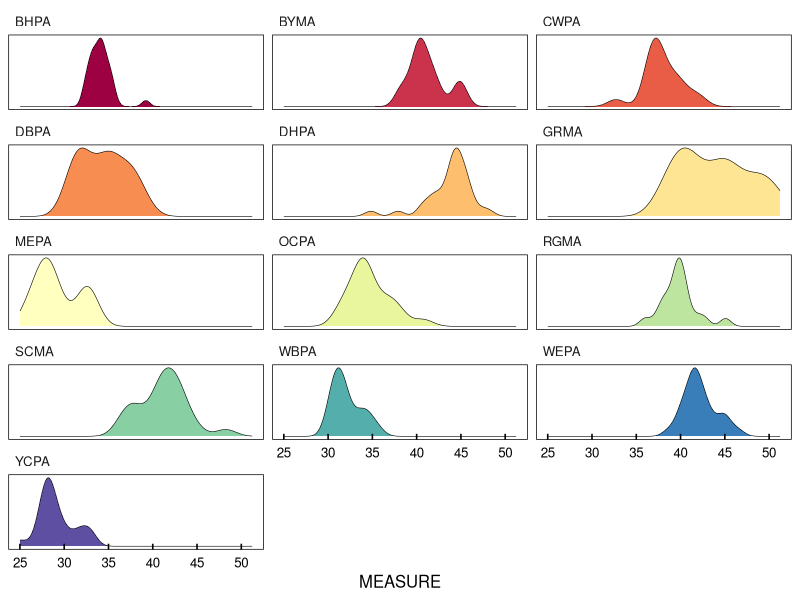
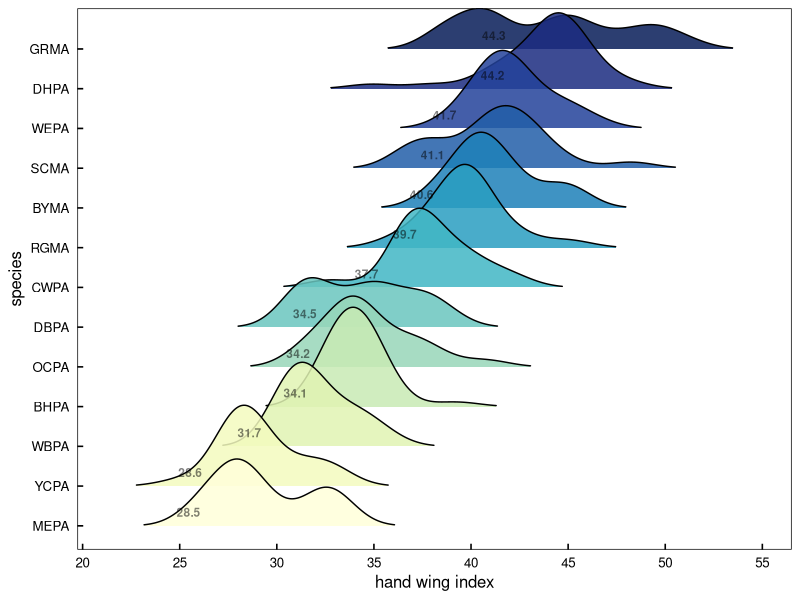
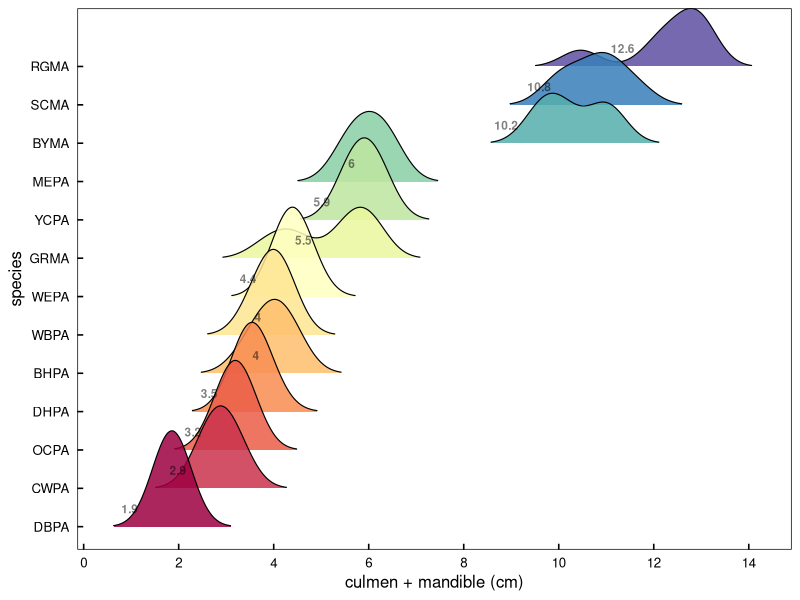
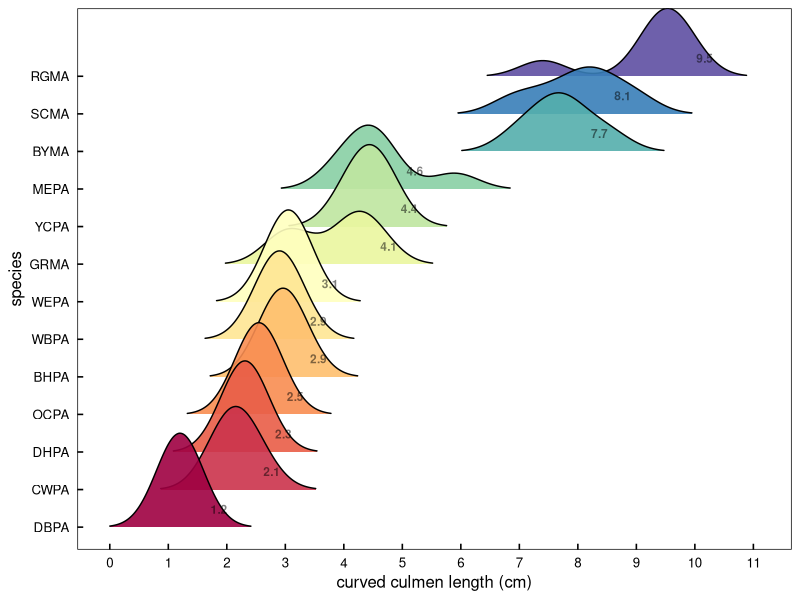
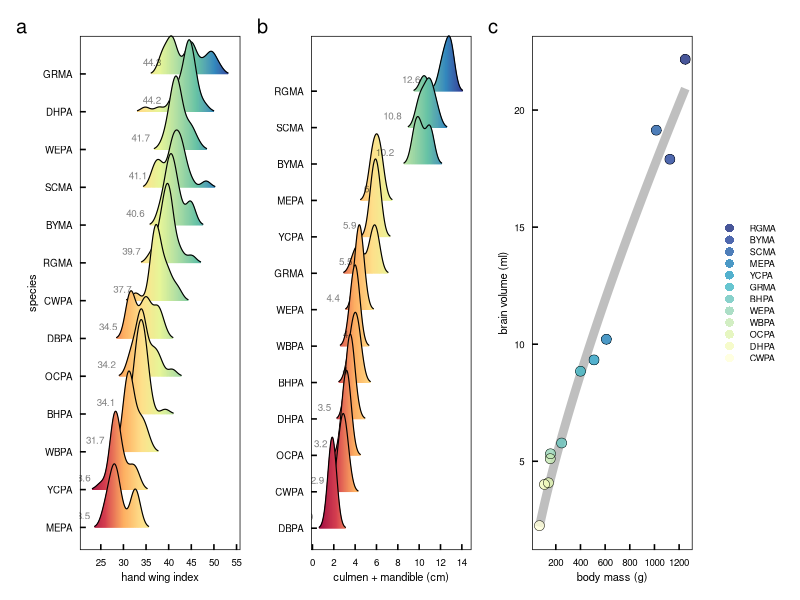

R code for these plots, in order:
#### this script is exploring the morphometric data 
#### from parrots, macaws, and parakeets measured in museums
#### interested in factors contributing to social roles and hierarchies
#### then some basic dataviz


library(ggplot2)      # plotting and viz
library(plyr)         # legacy df manipulation
library(dplyr)        # variable grouping and manipulation
library(reshape)      # legacy df manipulation
library(data.table)   # legacy functions on df 
library(tidyr)        # gathering and spreading
library(zoo)          # roll mean
library(ggthemes)     # helpful ggplot themes
library(forcats)
library(scales)
library(RColorBrewer) # pretty colors
library(ggridges)
library(colorspace)
library(patchwork)


# my custom ggplot theme
themeKV <- theme_few()+
  theme(strip.background = element_blank(),
        axis.line = element_blank(),
        axis.text.x = element_text(colour = "black", margin = margin(0.2, unit = "cm")),
        axis.text.y = element_text(colour = "black", margin = margin(c(1, 0.2), unit = "cm")),
        axis.ticks.x = element_line(colour = "black"), axis.ticks.y = element_line(colour = "black"),
        axis.ticks.length=unit(-0.15, "cm"),element_line(colour = "black", linewidth=.25),
        panel.border = element_rect(colour = "black", fill=NA, linewidth=.5),
        legend.title=element_blank(),
        strip.text=element_text(hjust=0))


#### read in beak and wing morph data
# setwd("/Users/kylevanhoutan/colpa_flock/")
morphs <- read.csv('data/museo_morphs.csv')

#### subset full data set for just wing data 
# focusing here on dispersal ability, so pulling "wing_Hwi" 
# wing_Hwi = hand wing index from Claramunt & Wright 2017, https://doi.org/10.1201/9781315120454
morph_HWi <- subset(morphs, MORPH == "wing_Hwi")
morph_HWi <- morph_HWi[!(morph_HWi$CODE == ""), ]  # remove blank entries in species CODE, for congeners that haven't been rescaled and assigned a CODE

# make a density plot, facet by species CODE
colourCount = length(unique(morph_HWi$CODE)) # but first expand the 11 brewer palette categories
getPalette = colorRampPalette(brewer.pal(11, "Spectral")) # interpolate colors to fit the 13 parrot species
Spectral13 <- getPalette(colourCount) # 13 color Spectral palette 

#make in another Brewer palette too
getPalette = colorRampPalette(brewer.pal(9, "YlGnBu")) # interpolate different color palette
Spectral13v2 <- getPalette(colourCount) # 13 color Spectral palette 


# then make the plot and call in the expanded Brewer pal
ggplot(morph_HWi, aes(x = MEASURE, fill = CODE)) + 
  themeKV + theme(legend.position = "none") +
  scale_fill_manual(values = Spectral13) +
  #  scale_fill_brewer(palette = "Spectral") +
  theme(axis.text.y = element_blank(),
        axis.title.y = element_blank(),
        axis.ticks.y = element_blank()) +
    geom_density(size = 0.2) +
  facet_wrap(~CODE, ncol=3, scales = "free_y") +
  scale_x_continuous(breaks = seq(20, 50, by = 5))

# same data, but using ridgeline plot w/o faceting
# again use above expanded Brewer palette
ggplot(morph_HWi, aes(x = MEASURE, y = fct_reorder(CODE,MEASURE), fill = fct_reorder(CODE,MEASURE))) + 
# both y and fill are reordered by CODE's median value of MEASURE 
  themeKV + theme(legend.position = "none") +
  scale_fill_manual(values = getPalette(colourCount)) +
  geom_density_ridges(scale = 2.5, alpha = 0.85, size = 0.2, rel_min_height = 0.01, bandwidth = 1.2) +
  stat_summary(geom = "text", fontface = "bold", alpha = 0.5, size = 3, vjust = -1, hjust = 3,
               fun = "median", aes(label = round(after_stat(x), 1))) +
  scale_x_continuous(breaks = seq(20, 60, by = 5)) + 
  xlab("hand wing index") + ylab("species")


# same data, but ridgeline plot continuous x axis fill 
p1 <- ggplot(morph_HWi, aes(x = MEASURE, y = fct_reorder(CODE,MEASURE), fill = after_stat(x))) + 
  # just y is reordered by CODE's median value of MEASURE of HWi 
  themeKV + theme(legend.position = "none",
                  axis.text.x = element_text(size = 7),
                  axis.title.x = element_text(size = 8),
                  axis.text.y = element_text(size = 7),
                  axis.title.y = element_text(size = 8),) +
  geom_density_ridges_gradient(linewidth = 0.4,
                               scale = 2.5, 
                               alpha = 0.2, 
                               rel_min_height = 0.01, bandwidth = 1) +
  scale_fill_gradientn(colours = c("#9e0142", "#d53e4f",  "#fdae61", "#fee08b", "#e6f598", "#abdda4", "#66c2a5", "#3288bd", "#313695")) +
  # more detail at https://ggplot2.tidyverse.org/reference/scale_gradient.html
  # also here https://r-graphics.org/recipe-colors-palette-continuous
  stat_summary(geom = "text", alpha = 0.5, size = 2.5, vjust = -1, hjust = 2.5,
               fun = "median", aes(label = round(after_stat(x), 1))) +
  scale_x_continuous(breaks = seq(25, 55, by = 5)) + 
  xlab("hand wing index") + 
  ylab("species")

# the distiller command doesn't work well here as it melds only 7 discrete colors 
# from an existing palette, like viridis or brewer
# see documentation here https://cran.r-project.org/web/packages/ggplot2/ggplot2.pdf


#### subset full data set for beak data
# focusing here on beak as a weapon, so want size
# pulling "culm_mand_SL" 
# culm_mand_SL = cumulative straight length of culmen and mandible in cm
morph_CMs <- subset(morphs, MORPH == "culm_mand_SL")
morph_CMs <- morph_CMs[!(morph_CMs$CODE == ""), ]  # remove blank entries in species CODE, for congeners that haven't been rescaled and assigned a CODE


colourCount = length(unique(morph_CMs$CODE))
getPalette = colorRampPalette(brewer.pal(11, "Spectral"))

# make ridgeline/joy plot of beak size
ggplot(morph_CMs, aes(x = MEASURE, y = fct_reorder(CODE,MEASURE), fill = fct_reorder(CODE,MEASURE))) + 
  # both y and fill are reordered by CODE's median value of MEASURE 
  themeKV + theme(legend.position = "none") +
  scale_fill_manual(values = getPalette(colourCount)) +
  geom_density_ridges(scale = 2.5, alpha = 0.85, linewidth = 0.4, rel_min_height = 0.01, bandwidth = 0.4) +
  stat_summary(geom = "text", fontface = "bold", alpha = 0.5, size = 3, vjust = -1.5, hjust = 3,
               fun = "median", aes(label = round(after_stat(x), 1))) +
  scale_x_continuous(breaks = seq(0, 16, by = 2)) + 
  xlab("culmen + mandible (cm)") + ylab("species")


# same data, but ridgeline plot continuous x axis fill 
p2 <- ggplot(morph_CMs, aes(x = MEASURE, y = fct_reorder(CODE,MEASURE), fill = after_stat(x))) + 
  # just y is reordered by CODE's median value of MEASURE of CMs
  themeKV + theme(legend.position = "none",
                  axis.text.x = element_text(size = 7),
                  axis.title.x = element_text(size = 8),
                  axis.text.y = element_text(size = 7),
                  axis.title.y = element_text(size = 0),) +
  scale_fill_gradientn(colours = c("#9e0142", "#d53e4f",  "#fdae61", "#fee08b", "#e6f598", "#abdda4", "#66c2a5", "#3288bd", "#313695")) +
  #  scale_fill_distiller(palette = "Spectral", direction = 1) + # continuous 7 color Brewer
  geom_density_ridges_gradient(scale = 2.5, alpha = 0.6, linewidth = 0.4, 
                               rel_min_height = 0.01, bandwidth = 0.4) +
  stat_summary(geom = "text", alpha = 0.5, size = 2.5, vjust = -1, hjust = 2.5,
               fun = "median", aes(label = round(after_stat(x), 1))) +
  scale_x_continuous(breaks = seq(0, 16, by = 2)) + 
  xlab("culmen + mandible (cm)") + 
  ylab("species")



#### subset full data set for beak data
# focusing here on beak as a weapon, so want size
# pulling "culmen_CL" 
# culmen_CL = curved culmen length in cm
morph_CCL <- subset(morphs, MORPH == "culmen_CL")
morph_CCL <- morph_CCL[!(morph_CCL$CODE == ""), ]  # remove blank entries in species CODE, for congeners that haven't been rescaled and assigned a CODE

colourCount = length(unique(morph_CCL$CODE))
getPalette = colorRampPalette(brewer.pal(11, "Spectral"))

# make ridgeline/joy plot of beak size
ggplot(morph_CCL, aes(x = MEASURE, y = fct_reorder(CODE,MEASURE), fill = fct_reorder(CODE,MEASURE))) + 
  # both y and fill are reordered by CODE's median value of MEASURE 
  themeKV + theme(legend.position = "none") +
  scale_fill_manual(values = getPalette(colourCount)) +
  geom_density_ridges(scale = 2.5, alpha = 0.9, size = 0.25, rel_min_height = 0.01, bandwidth = 0.4) +
  scale_x_continuous(breaks = seq(0, 12, by = 1)) + 
  stat_summary(geom = "text", fontface = "bold", alpha = 0.5, size = 3, vjust = -1.5, hjust = -1.8,
               fun = "median", aes(label = round(after_stat(x), 1))) +
  xlab("curved culmen length (cm)") + ylab("species")


#### read in body mass and brain volume data
massvol <- read.csv('data/body_brain.csv')

#### bar plot of body mass
p3 <- ggplot(massvol, aes(x = MASS_g, color = MASS_g, 
                          y = fct_reorder(CODE, MASS_g))) + # reorder for geom_col
  themeKV + theme(legend.position = "none",
        axis.ticks.y = element_blank(),
        axis.title.x = element_text(size = 8),
        axis.title.y = element_text(size = 0),
        axis.text.x = element_text(size = 7),
        axis.text.y = element_text(size = 6)) + 
  geom_col(alpha = 0.85, width = 0.85) + # width controls gaps between bars
  # scale_y_continuous(breaks = seq(0, 40, by = 5)) +
  scale_x_continuous(breaks = seq(0, 1400, by = 200)) +
  xlab("body mass (g)")


#### allometric function of body mass vs brain volume
## model fit is power function, residuals form this model interpreted as proxy for cognitive aptitude
## see JR Krebs & NB Davies (1993) Introduction to behavioral ecology. Blackwell: Oxford UK, p 30  

p4 <- ggplot(massvol, aes(x = MASS_g, y = BRAIN_ml)) + 
  themeKV + theme(legend.position = "none",
                  axis.text.x = element_text(size = 7),
                  axis.title.x = element_text(size = 8),
                  axis.text.y = element_text(size = 7),
                  axis.title.y = element_text(size = 8),) +
  geom_line(alpha = 0.25, size = 3, color = '#000000',
            stat = "smooth", method = 'nls', formula = 'y~a*x^b', # power fit using non-linear squares regression
              method.args = list(start= c(a = 1,b=1)), se = FALSE) + 
  geom_point(shape =16, size = 3.2, alpha = 0.8, 
             aes(color = MASS_g)) +
  geom_point(shape = 1,size = 3.2, colour = "black", stroke = 0.25,) +
  scale_colour_gradientn(colours = c("#9e0142", "#d53e4f",  "#fdae61", "#fee08b", "#e6f598", "#abdda4", "#66c2a5", "#3288bd", "#313695")) +
  scale_y_continuous(breaks = seq(0, 25, by = 5)) +
  scale_x_continuous(breaks = seq(0, 1400, by = 200)) +
  xlab("body mass (g)") + 
  ylab("brain volume (ml)")


# try this plot a different way, ranking by CODE class
# but means have to force expand the palette

p5 <- ggplot(massvol, aes(x = MASS_g, y = BRAIN_ml)) + 
  themeKV + theme(axis.text.x = element_text(size = 7),
                  axis.title.x = element_text(size = 8),
                  axis.text.y = element_text(size = 7),
                  axis.title.y = element_text(size = 8),
                  legend.key.height = unit(0.3, 'cm'), # shrink the native height of legend
                  legend.text = element_text(size=6.5)) + # reduce font size on legend
  geom_line(alpha = 0.25, size = 3, color = '#000000',
            stat = "smooth", method = 'nls', formula = 'y~a*x^b', # power fit using non-linear squares regression
            method.args = list(start= c(a = 1,b=1)), se = FALSE) + 
  geom_point(shape = 16, size = 3.2, alpha = 0.8, 
             aes(color = fct_reorder(CODE,MASS_g))) + # color by CODE, sorted big to small by MASS_g
  scale_color_manual(values = Spectral13v2) +
  geom_point(shape = 1,size = 3.2, colour = "black", stroke = 0.25,) +
  scale_y_continuous(breaks = seq(0, 25, by = 5)) +
  scale_x_continuous(breaks = seq(0, 1400, by = 200)) +
  xlab("body mass (g)") + 
  ylab("brain volume (ml)") +
  guides(color = guide_legend(reverse=TRUE, # reverse legend sort order to match data sort
                              override.aes = list(size=2.6))) # reduce point size in legend
  

layout <- "
ABC"
p1 + p2 + p5 + 
  plot_layout(design = layout) +
  plot_annotation(tag_levels = 'a') # add panel labels a, b, c... etc
